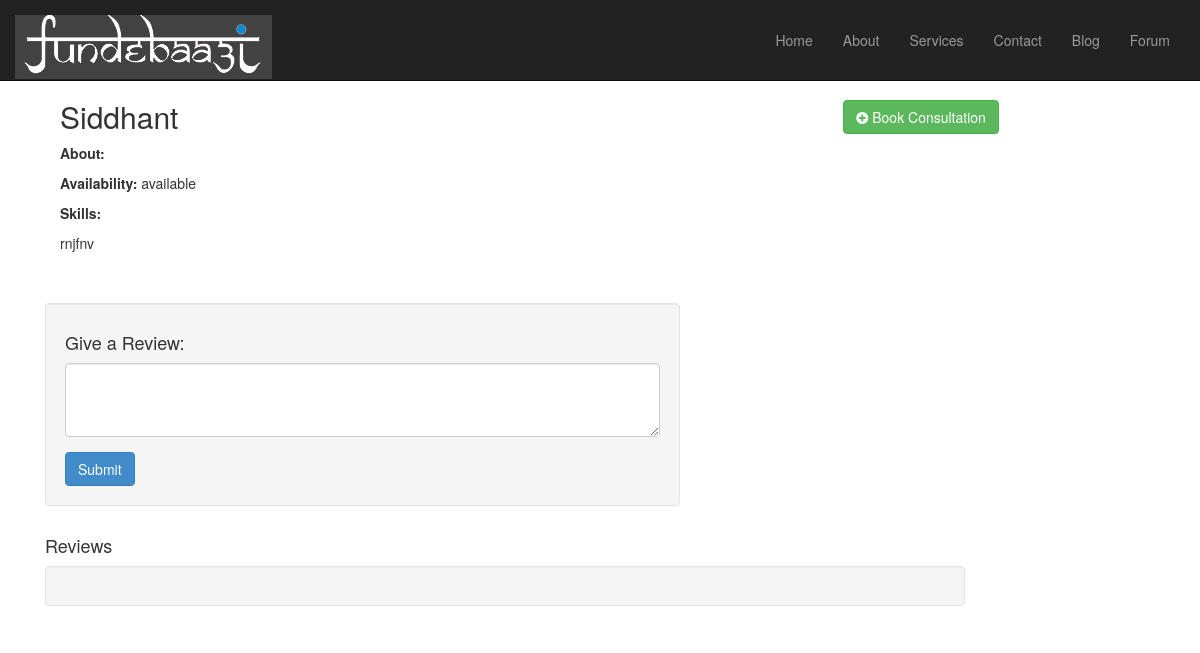
/user_bio1.php?id=27, run on the app's committed database.
### tables this page shows
CREATE TABLE IF NOT EXISTS `data_base` (
  `name` varchar(50) NOT NULL,
  `bio` mediumtext NOT NULL,
  `summary` mediumtext NOT NULL,
  `image` varchar(1000) NOT NULL DEFAULT 'avtar.jpg',
  `email` varchar(50) DEFAULT NULL,
  `max_requests` int(5) DEFAULT NULL,
  `curr_requests` int(5) DEFAULT '0',
  `id` mediumint(9) NOT NULL AUTO_INCREMENT,
  `McKinsey` int(1) DEFAULT '0',
  `IIT Kanpur` int(1) DEFAULT '0',
  `Operations` int(1) DEFAULT '0',
  `consulting` int(1) DEFAULT '0',
  PRIMARY KEY (`id`)
);

### user_bio1.php (the view, shortened to what this page needs)
<?php
require("include/connect.php");
?>
<!DOCTYPE html>
<html lang="en">
<head>
    <link href="css/bootstrap.css" rel="stylesheet">
    <link href="css/logo-nav.css" rel="stylesheet">
    <link href="//netdna.bootstrapcdn.com/font-awesome/4.0.3/css/font-awesome.min.css" rel="stylesheet">
    <link href="css/modern-business.css" rel="stylesheet">
    <link href="font-awesome/css/font-awesome.min.css" rel="stylesheet">
</head>
<body>
 <nav class="navbar navbar-inverse navbar-fixed-top" role="navigation">
        <div class="container">
            <div class="navbar-header">
                <a class="navbar-brand" href="index.html">
                    <img src="images/logo.jpg" alt="">
                </a>
            </div>
            <div class="collapse navbar-collapse" id="bs-example-navbar-collapse-1">
                <ul class="nav navbar-nav navbar-right">
                    <li>
                        <a href="index.html">Home</a>
                    </li>
                    <li>
                        <a href="about.html">About</a>
                    </li>
                    <li>
                        <a href="services.html">Services</a>
                    </li>
                    <li>
                        <a href="contact.php">Contact</a>
                    </li>
                    <li>
                        <a href="blog-post.html">Blog</a>
                    </li>
                    <li>
                        <a href="#">Forum</a>
                    </li>
                </ul>
            </div>
        </div>
    </nav>
<div class="container">
    <div class="row">
        <div class="col-md-12">
         <div class="profile">
            <div class="col-sm-12">
<?php
    if (isset($_GET['id']))
    {
$str='select * from data_base where id='.$_GET['id'];
    $result=mysql_query($str,$connection);
while($row = mysql_fetch_array($result))
    {
if (($row['max_requests']-$row['curr_requests'])>0)
{
    $av="available";
}
else
{
    $av="maximum requests reached .Not available";
    echo "<script> $(document).ready(function() { $('#book').attr('disabled','disabled');document.getElementById('book_text').innerHTML='Unavailable'; });</script>";
}
echo '<div class="col-xs-12 col-sm-8">';
echo '<h2>'.$row['name'].'</h2>';
echo '<p><strong>About: </strong>  </p>';
echo '<p><strong>Availability: </strong> '.$av. '</p>';
echo '<p><strong>Skills: </strong>';
echo '<p>'.$row['bio'].'</p>';
echo '</div> ' ;
echo '<div class="col-xs-12 col-sm-4 text-center">';
echo '<figure>';
echo '<img src="images/'.$row['image'].'" alt="" class="img-circle img-responsive"><br>';
}
    }
?>
        <div class="col-md-4 col-md-offset-1">
        <button id='book' class="btn btn-success btn-large" data-toggle="modal" data-target=".bs-example-modal-lg"><span class="fa fa-plus-circle"></span> <span id="book_text">Book Consultation</span> </button>
                    </figure>
                </div>
            </div>
         </div>
        </div>
    </div>
<br><br>
<div class="row">
                <div class="col-lg-12">
                    <div class="col-md-7 col-md-offset-0">
              <div class="well">
                    <h4>Give a Review:</h4>
                    <form role="form" id="review_form">
                        <div class="form-group">
                            <textarea class="form-control" rows="3" id="my_review"></textarea>
                        </div>
                        <button type="submit" class="btn btn-primary">Submit</button>
                    </form>
                </div>
</div>
<div class="row">
                <div class="col-lg-12">
                    <div class="col-md-10 col-md-offset-0">
                         <h4>Reviews</h4>
              <div class="well">
                </div>
</div>
            </div>
                </div>
            </div>
</body>
</html>

### css/logo-nav.css (style rules this page uses)
body { margin-top: 30px; }
.navbar-fixed-top .nav { padding: 15px 0; }
.navbar-fixed-top .navbar-brand { padding: 0 15px; }
@media (min-width:768px) { .navbar-fixed-top .nav { padding: 15px 0; } }
@media (min-width:768px) { .navbar-fixed-top .navbar-brand { padding: 15px 0; } }

### css/modern-business.css (style rules this page uses)
html, body { height: 100%; }
body { padding-top: 50px; }

### data on the page
data_base: name "Siddhant", av "available", bio "rnjfnv"
